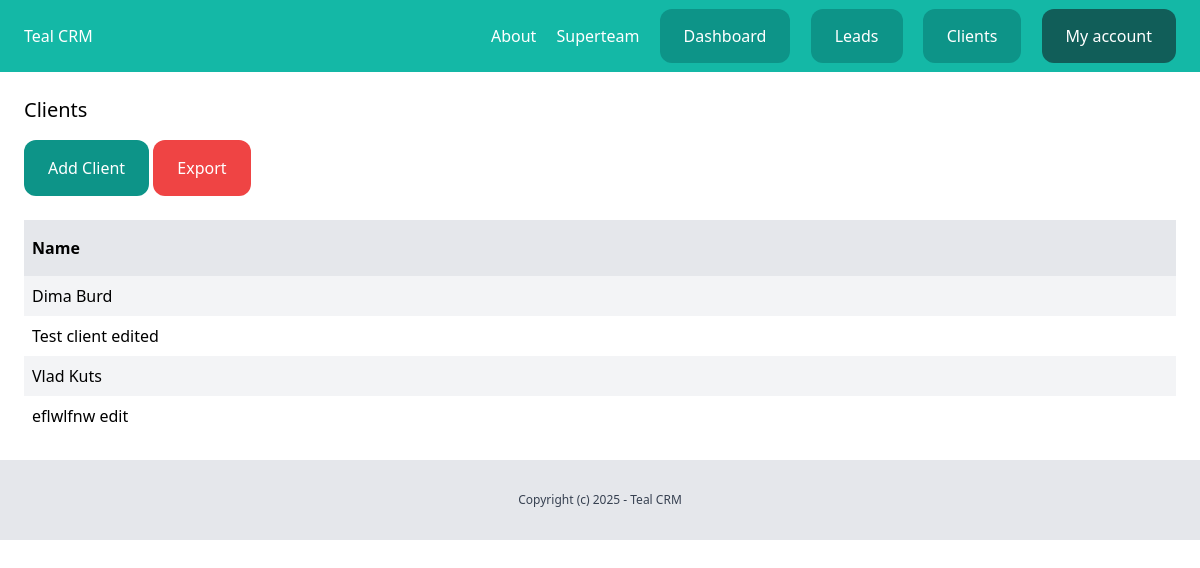
The page /dashboard/clients/ (signed in) on the database its author committed.
### team/models.py (models this page shows, shortened)
class Team(models.Model):
    plan = models.ForeignKey(Plan, related_name='teams', blank=True, null=True, on_delete=models.CASCADE)
    name = models.CharField(max_length=100)
    members = models.ManyToManyField(User, related_name='teams')
    created_by = models.ForeignKey(User, related_name='created_teams', on_delete=models.CASCADE)
    created_at = models.DateTimeField(auto_now_add=True)

### client/models.py (models this page shows, shortened)
class Client(models.Model):
    team = models.ForeignKey(Team, related_name='clients', on_delete=models.CASCADE)
    name = models.CharField(max_length=255)
    email = models.EmailField()
    description = models.TextField(blank=True, null=True)
    created_by = models.ForeignKey(User, related_name='clients', on_delete=models.CASCADE)
    created_at = models.DateTimeField(auto_now_add=True)
    modified_at = models.DateTimeField(auto_now=True)
    class Meta:
        ordering = ('name',)

### client/views.py (the view)
# urls.py: path('', views.clients_list, name='list'),
@login_required
def clients_list(request):
    clients = Client.objects.filter(created_by=request.user)
    return render(request, 'client/clients_list.html', {
        'clients': clients
    })

### team/context_processors.py (called while the page is built)
def active_team(request):
    if request.user.is_authenticated:
        if request.user.userprofile.active_team:
            active_team = request.user.userprofile.active_team
        else:
            active_team = Team.objects.filter(created_by=request.user)[0]
    else:
        active_team = None
    return {'team': active_team}

### client/templates/client/clients_list.html (shortened to what this page needs)
{% extends "core/base.html" %}
{% block content %}
    <div class="py-6 px-6">
        <h1 class="mb-4 text-xl">Clients</h1>
        <a href="{% url 'clients:add' %}" class="inline-block py-4 px-6 bg-teal-600 rounded-xl text-white">
            Add Client
        </a>
        <a href="{% url 'clients:export' %}" class="inline-block py-4 px-6 rounded-xl bg-red-500 text-white">Export</a>
        {% if clients %}
            <div class="mt-6 flex justify-between">
                <p class="py-4 px-2 bg-gray-200 font-semibold w-full">Name</p>
            </div>
            {% for client in clients %}
                <div class="flex justify-between">
                    <p class="py-2 px-2 w-full {% cycle 'bg-gray-100' '' %}">
                        <a href="{% url 'clients:detail' client.id %}">{{ client.name }}</a>
                    </p>
                </div>
            {% endfor %}
        {% else %}
            <p class="mt-6 px-2">There are no clients in database yet...</p>
        {% endif %}
    </div>
{% endblock %}

### core/templates/core/partials/nav.html
<nav class="py-6 px-6 flex justify-between bg-teal-500">
            <a href="/" class="text-white">Teal CRM</a>
            <div class="space-x-4">
            	<a href="{% url 'about' %}" class="text-white">About</a>
                {% if request.user.is_authenticated %}
                    <a href="{% url 'team:detail' team.id %}" class="text-white">{{ team.name }}</a>
                    <a href="{% url 'dashboard:index' %}" class="py-4 px-6 bg-teal-600 rounded-xl text-white">Dashboard</a>
                    <a href="{% url 'leads:list' %}" class="py-4 px-6 bg-teal-600 rounded-xl text-white">Leads</a>
                    <a href="{% url 'clients:list' %}" class="py-4 px-6 bg-teal-600 rounded-xl text-white">Clients</a>
                    <a href="{% url 'user_profile:myaccount' %}" class="py-4 px-6 bg-teal-800 rounded-xl text-white">My account</a>
                {% else %}
                    <a href="{% url 'login' %}" class="py-4 px-6 bg-teal-600 rounded-xl text-white">Log in</a>
                    <a href="{% url 'user_profile:signup' %}" class="py-4 px-6 bg-teal-300 rounded-xl text-white">Sign up</a>
                {% endif %}
            </div>
        </nav>

### rows shown on the page
Team: name "Superteam"
Client: name "Dima Burd"
Client: name "Test client edited"
Client: name "Vlad Kuts"
Client: name "eflwlfnw edit"
